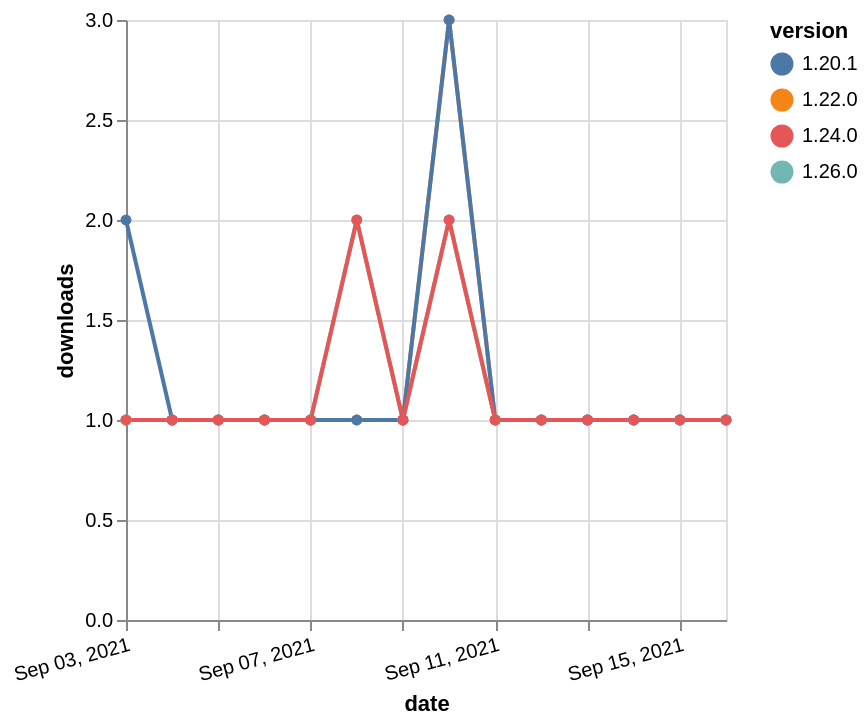

This figure's Vega-Lite source:
### Vega-Lite specification from a JSON file in a GitHub repository (floating-point values rounded to 4 significant figures)
{"$schema": "https://vega.github.io/schema/vega-lite/v5.json", "description": "A simple bar chart with embedded data.", "data": {"values": [{"date": "2021-09-03", "total": 330, "delta": 1, "version": "1.22.0"}, {"date": "2021-09-04", "total": 331, "delta": 1, "version": "1.22.0"}, {"date": "2021-09-05", "total": 332, "delta": 1, "version": "1.22.0"}, {"date": "2021-09-06", "total": 333, "delta": 1, "version": "1.22.0"}, {"date": "2021-09-07", "total": 334, "delta": 1, "version": "1.22.0"}, {"date": "2021-09-08", "total": 335, "delta": 1, "version": "1.22.0"}, {"date": "2021-09-09", "total": 336, "delta": 1, "version": "1.22.0"}, {"date": "2021-09-10", "total": 339, "delta": 3, "version": "1.22.0"}, {"date": "2021-09-11", "total": 340, "delta": 1, "version": "1.22.0"}, {"date": "2021-09-12", "total": 341, "delta": 1, "version": "1.22.0"}, {"date": "2021-09-13", "total": 342, "delta": 1, "version": "1.22.0"}, {"date": "2021-09-14", "total": 343, "delta": 1, "version": "1.22.0"}, {"date": "2021-09-15", "total": 344, "delta": 1, "version": "1.22.0"}, {"date": "2021-09-16", "total": 345, "delta": 1, "version": "1.22.0"}, {"date": "2021-09-03", "total": 159, "delta": 1, "version": "1.26.0"}, {"date": "2021-09-04", "total": 160, "delta": 1, "version": "1.26.0"}, {"date": "2021-09-05", "total": 161, "delta": 1, "version": "1.26.0"}, {"date": "2021-09-06", "total": 162, "delta": 1, "version": "1.26.0"}, {"date": "2021-09-07", "total": 163, "delta": 1, "version": "1.26.0"}, {"date": "2021-09-08", "total": 165, "delta": 2, "version": "1.26.0"}, {"date": "2021-09-09", "total": 166, "delta": 1, "version": "1.26.0"}, {"date": "2021-09-10", "total": 168, "delta": 2, "version": "1.26.0"}, {"date": "2021-09-11", "total": 169, "delta": 1, "version": "1.26.0"}, {"date": "2021-09-12", "total": 170, "delta": 1, "version": "1.26.0"}, {"date": "2021-09-13", "total": 171, "delta": 1, "version": "1.26.0"}, {"date": "2021-09-14", "total": 172, "delta": 1, "version": "1.26.0"}, {"date": "2021-09-15", "total": 173, "delta": 1, "version": "1.26.0"}, {"date": "2021-09-16", "total": 174, "delta": 1, "version": "1.26.0"}, {"date": "2021-09-03", "total": 377, "delta": 2, "version": "1.20.1"}, {"date": "2021-09-04", "total": 378, "delta": 1, "version": "1.20.1"}, {"date": "2021-09-05", "total": 379, "delta": 1, "version": "1.20.1"}, {"date": "2021-09-06", "total": 380, "delta": 1, "version": "1.20.1"}, {"date": "2021-09-07", "total": 381, "delta": 1, "version": "1.20.1"}, {"date": "2021-09-08", "total": 382, "delta": 1, "version": "1.20.1"}, {"date": "2021-09-09", "total": 383, "delta": 1, "version": "1.20.1"}, {"date": "2021-09-10", "total": 386, "delta": 3, "version": "1.20.1"}, {"date": "2021-09-11", "total": 387, "delta": 1, "version": "1.20.1"}, {"date": "2021-09-12", "total": 388, "delta": 1, "version": "1.20.1"}, {"date": "2021-09-13", "total": 389, "delta": 1, "version": "1.20.1"}, {"date": "2021-09-14", "total": 390, "delta": 1, "version": "1.20.1"}, {"date": "2021-09-15", "total": 391, "delta": 1, "version": "1.20.1"}, {"date": "2021-09-16", "total": 392, "delta": 1, "version": "1.20.1"}, {"date": "2021-09-03", "total": 185, "delta": 1, "version": "1.24.0"}, {"date": "2021-09-04", "total": 186, "delta": 1, "version": "1.24.0"}, {"date": "2021-09-05", "total": 187, "delta": 1, "version": "1.24.0"}, {"date": "2021-09-06", "total": 188, "delta": 1, "version": "1.24.0"}, {"date": "2021-09-07", "total": 189, "delta": 1, "version": "1.24.0"}, {"date": "2021-09-08", "total": 191, "delta": 2, "version": "1.24.0"}, {"date": "2021-09-09", "total": 192, "delta": 1, "version": "1.24.0"}, {"date": "2021-09-10", "total": 194, "delta": 2, "version": "1.24.0"}, {"date": "2021-09-11", "total": 195, "delta": 1, "version": "1.24.0"}, {"date": "2021-09-12", "total": 196, "delta": 1, "version": "1.24.0"}, {"date": "2021-09-13", "total": 197, "delta": 1, "version": "1.24.0"}, {"date": "2021-09-14", "total": 198, "delta": 1, "version": "1.24.0"}, {"date": "2021-09-15", "total": 199, "delta": 1, "version": "1.24.0"}, {"date": "2021-09-16", "total": 200, "delta": 1, "version": "1.24.0"}]}, "width": "container", "mark": {"type": "line", "point": {"filled": true}}, "encoding": {"x": {"field": "date", "type": "temporal", "timeUnit": "yearmonthdate", "title": "date", "axis": {"labelAngle": -15}}, "y": {"field": "delta", "type": "quantitative", "title": "downloads"}, "color": {"field": "version", "type": "nominal"}, "tooltip": {"field": "delta"}}}
